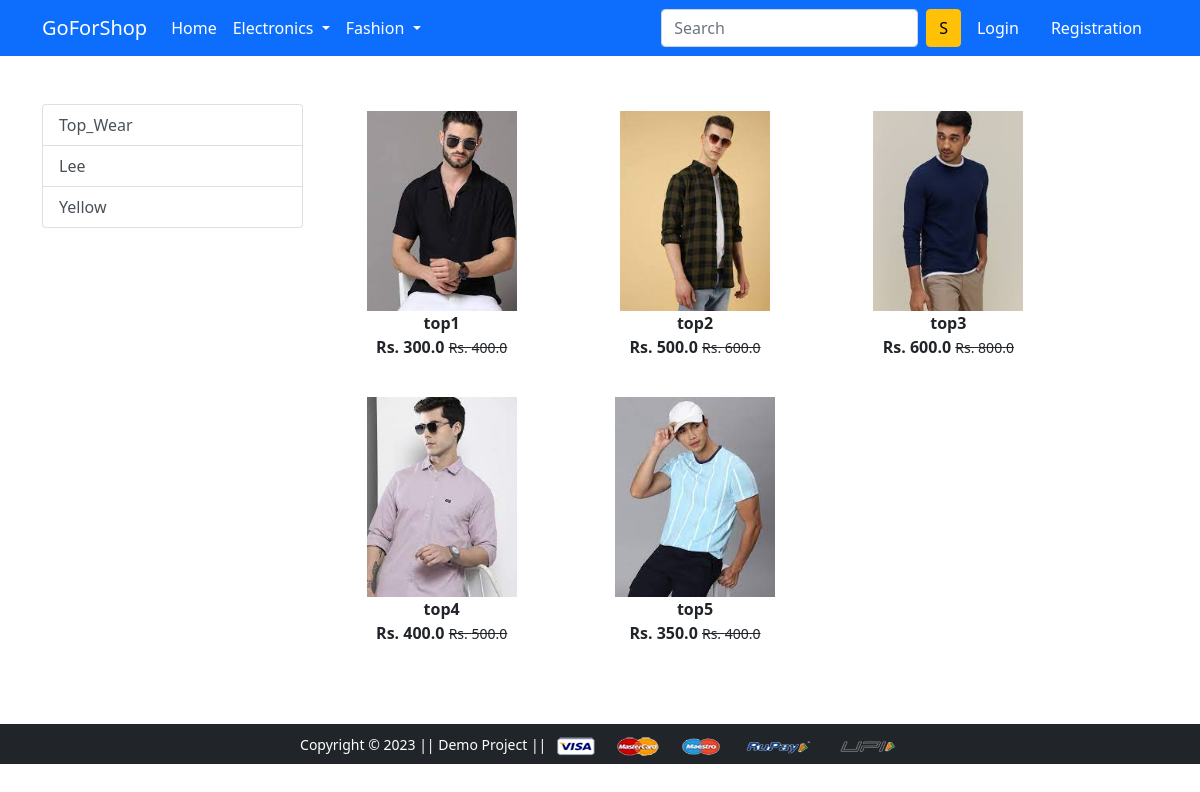
Screenshot of /topwear/ with the database file from the repository.
### app/models.py (models this page shows, shortened)
class Product(models.Model):
    title = models.CharField(max_length=100)
    selling_price = models.FloatField()
    discounted_price = models.FloatField()
    description = models.TextField()
    brand = models.CharField(max_length=100)
    category = models.CharField(choices=CATEGORY_CHOICES, max_length=2)
    product_image = models.ImageField(upload_to='product')

### app/views.py (the view)
# urls.py: path('topwear/', views.topwear, name='topwear'),
def topwear(request, data=None):
    if data == None:
        topwear = Product.objects.filter(category='TW')
    elif data == 'Yellow' or data == 'Lee':
        topwear = Product.objects.filter(category='TW').filter(brand=data)
    return render(request, 'app/topwear.html', {'topwear': topwear})

### templates/app/topwear.html (shortened to what this page needs)
{% extends 'app/base.html' %}
{% load static %}
{% block main-content %}
<div class="container my-5">
 <div class="row">
  <div class="col-sm-3">
    <div class="list-group">
     <a href="{% url 'topwear' %}" class="list-group-item
     list-group-item-action" aria-current="true">Top_Wear</a>
     <a href="{% url 'topweardata' 'Lee' %}" class="list-group-item
     list-group-item-action" aria-current="true">Lee</a>
     <a href="{% url 'topweardata' 'Yellow' %}" class="list-group-item
     list-group-item-action" aria-current="true">Yellow</a>
    </div>
  </div>
  <div class="col-sm-8">
      <div class="row">
          {% for product in topwear %}
          <div class="col-sm-4 text-center mb-4">
              <a href="{% url 'product-detail' product.id %}" class="btn">
                  <div class="item">
                      <img src="{{product.product_image.url}}" alt="" height="200" class="">
                      <div class="fw-bold">{{product.title}}</div>
                      <div class="fw-bold">
                          Rs. {{product.discounted_price}}
                          <small class="fw-light text-decoration-line-through">Rs. {{product.selling_price}}</small></div>
                      </div>
              </a>
                  </div>
      {% endfor %}
      </div>
  </div>
 </div>
</div>
{% endblock main-content %}

### rows the page displays
Product: product_image (picture), title "top1", discounted_price "300.0", selling_price "400.0"
Product: product_image (picture), title "top2", discounted_price "500.0", selling_price "600.0"
Product: product_image (picture), title "top3", discounted_price "600.0", selling_price "800.0"
Product: product_image (picture), title "top4", discounted_price "400.0", selling_price "500.0"
Product: product_image (picture), title "top5", discounted_price "350.0", selling_price "400.0"
